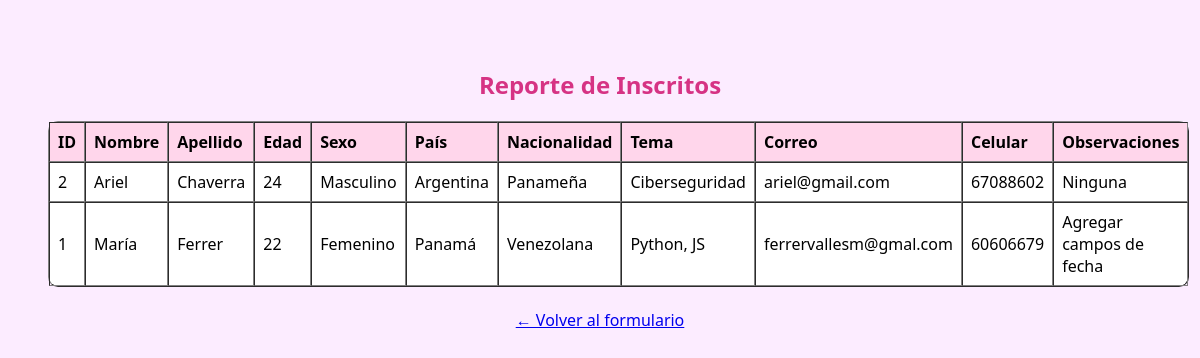
Page /prueba/reporte.php on the committed database.
### tables this page shows
CREATE TABLE `inscriptores` (
  `id` int(11) NOT NULL,
  `nombre` varchar(50) DEFAULT NULL,
  `apellido` varchar(50) DEFAULT NULL,
  `edad` int(11) DEFAULT NULL,
  `sexo` varchar(20) DEFAULT NULL,
  `pais` varchar(100) DEFAULT NULL,
  `nacionalidad` varchar(100) DEFAULT NULL,
  `tema` text DEFAULT NULL,
  `observaciones` text DEFAULT NULL,
  `correo` varchar(100) DEFAULT NULL,
  `celular` varchar(30) DEFAULT NULL,
  `fecha` date DEFAULT NULL
);

### prueba/conexion.php (called while the page is built, shortened)
<?php
class Conexion {
    private $host = "localhost";
    private $user = "root";
    private $pass = "";
    private $db = "formulario_db";
    public function __construct() {
        $this->conexion = new mysqli($this->host, $this->user, $this->pass, $this->db);
    }
}
?>

### prueba/reporte.php (the view, shortened to what this page needs)
<?php
require "conexion.php";
$db = new Conexion();
$sql = "SELECT * FROM inscriptores ORDER BY id DESC";
$resultado = $db->conexion->query($sql);
?>
<!DOCTYPE html>
<html lang="es">
<head>
    <link rel="stylesheet" href="css/estilos.css">
</head>
<body>
<h2>Reporte de Inscritos</h2>
<table border="1" cellpadding="8" cellspacing="0" style="margin:auto; background:white; border-radius:10px;">
    <tr style="background:#ffd6eb; font-weight:bold;">
        <td>ID</td>
        <td>Nombre</td>
        <td>Apellido</td>
        <td>Edad</td>
        <td>Sexo</td>
        <td>País</td>
        <td>Nacionalidad</td>
        <td>Tema</td>
        <td>Correo</td>
        <td>Celular</td>
        <td>Observaciones</td>
    </tr>
    <?php
    if ($resultado->num_rows > 0) {
        while ($fila = $resultado->fetch_assoc()) {
            echo "<tr>";
            echo "<td>".$fila['id']."</td>";
            echo "<td>".$fila['nombre']."</td>";
            echo "<td>".$fila['apellido']."</td>";
            echo "<td>".$fila['edad']."</td>";
            echo "<td>".$fila['sexo']."</td>";
            echo "<td>".$fila['pais']."</td>";
            echo "<td>".$fila['nacionalidad']."</td>";
            echo "<td>".$fila['tema']."</td>";
            echo "<td>".$fila['correo']."</td>";
            echo "<td>".$fila['celular']."</td>";
            echo "<td>".$fila['observaciones']."</td>";
            echo "</tr>";
        }
    } else {
        echo "<tr><td colspan='11' style='text-align:center;'>No hay registros aún</td></tr>";
    }
    ?>
</table>
<br>
<div style="text-align:center;">
    <a href="index.php">← Volver al formulario</a>
</div>
</body>
</html>

### prueba/css/estilos.css (style rules this page uses)
body { font-family: 'Segoe UI', sans-serif; background: #fcecff; padding: 40px; }
h2 { text-align: center; color: #d63384; font-weight: 700; }

### rows in the picture
inscriptores: id "2", nombre "Ariel", apellido "Chaverra", edad "24", sexo "Masculino", pais "Argentina", nacionalidad "Panameña", tema "Ciberseguridad", correo "ariel@gmail.com", celular "67088602", observaciones "Ninguna"
inscriptores: id "1", nombre "María", apellido "Ferrer", edad "22", sexo "Femenino", pais "Panamá", nacionalidad "Venezolana", tema "Python, JS", correo "ferrervallesm@gmal.com", celular "60606679", observaciones "Agregar campos de fecha"
